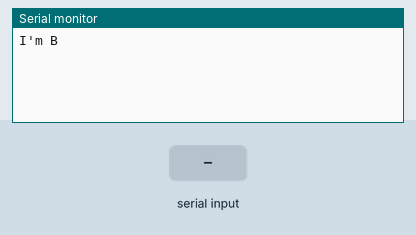
Bench run of a sketch on a simulated Arduino Uno, built with avr-gcc and run on an emulated ATmega328P. On the bench: the last lines printed to the serial monitor. The test bench sets the inputs (shaded band).

Above: at 1.2 s.
1.3 s: "1" received over Serial
At 3.5 s:
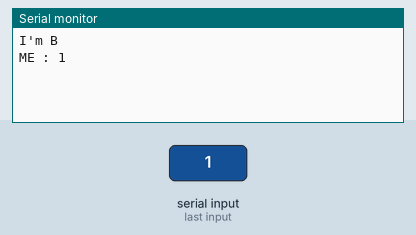
3.8 s: "1" received over the second serial link
At 6.0 s:
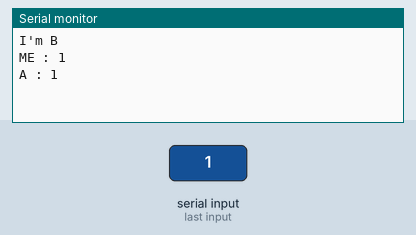
6.3 s: "0" received over Serial
At 7.7 s:
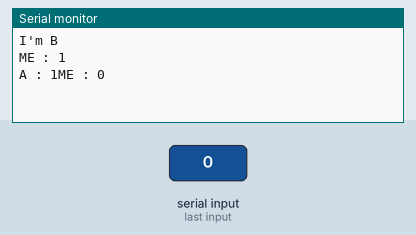
7.8 s: "0" received over the second serial link
At 9.5 s:
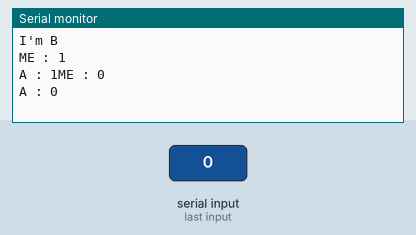

Measured:
- after the input at 1.3 s, the serial monitor: prints a new line after 1.0 s (image 1)
- after the input at 3.8 s, the serial monitor: prints a new line after 1.0 s (image 2)
- after the input at 6.3 s, the serial monitor: prints a new line after 1.0 s (image 3)
- after the input at 7.8 s, the serial monitor: prints a new line after 1.0 s (image 4)

The sketch:

Activity8.4_2.ino
```cpp
#include <SoftwareSerial.h>

SoftwareSerial mySerial(11, 10); // SoftwareSerial(rxPin, txPin)

void setup()
{
	Serial.begin(2400);
	mySerial.begin(2400);
	Serial.println("I'm B");
}

void loop()
{
	if (mySerial.available() > 0)
	{
		String str = mySerial.readString();
		Serial.print("A : ");
		Serial.print(str);
	}
	if (Serial.available() > 0)
	{
		String str = Serial.readString();
		mySerial.println(str);
		Serial.print("ME : ");
		Serial.println(str);
	}
	delay(10);
}
```
